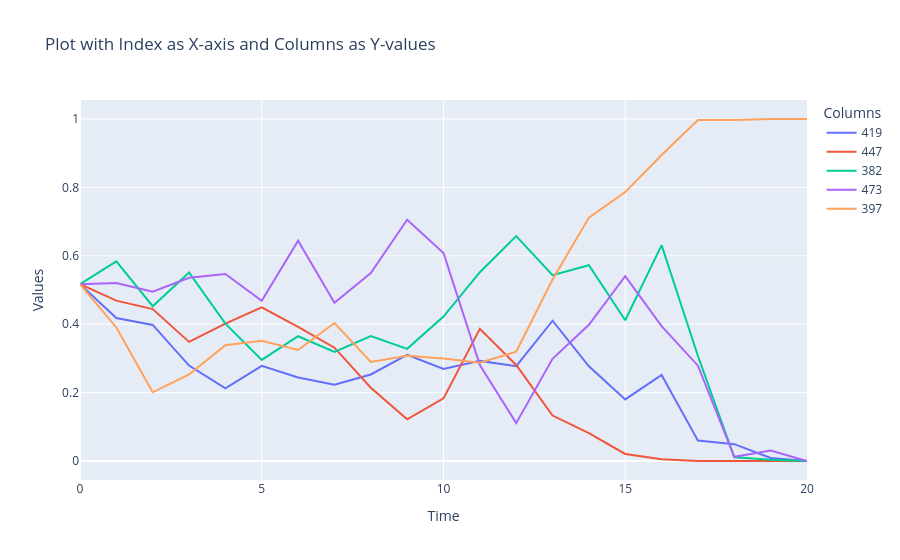

Notebook code cell kept with this figure:
### Code cell
fig = go.Figure()

# Add traces for each column
for column in deltas.columns[values]:
    fig.add_trace(go.Scatter(x=deltas.index, y=deltas[column], mode='lines', name=column))

# Update layout
fig.update_layout(
    title='Plot with Index as X-axis and Columns as Y-values',
    xaxis_title='Time',
    yaxis_title='Values',
    template='plotly',
    legend=dict(title='Columns'),
)

# Show the plot
fig.show()

### Figure 1 — Plotly figure (JSON) as saved in the notebook; plotly's stock layout.template omitted (floating-point values rounded to 4 significant figures)
{"data": [{"mode": "lines", "name": "419", "type": "scatter", "x": [0, 1, 2, 3, 4, 5, 6, 7, 8, 9, 10, 11, 12, 13, 14, 15, 16, 17, 18, 19, 20], "y": [0.5169, 0.4181, 0.3979, 0.2791, 0.2122, 0.2783, 0.2442, 0.2233, 0.253, 0.3104, 0.2691, 0.2927, 0.2774, 0.4101, 0.2769, 0.1802, 0.2515, 0.05963, 0.04933, 0.009051, 0]}, {"mode": "lines", "name": "447", "type": "scatter", "x": [0, 1, 2, 3, 4, 5, 6, 7, 8, 9, 10, 11, 12, 13, 14, 15, 16, 17, 18, 19, 20], "y": [0.5169, 0.469, 0.4442, 0.3482, 0.4017, 0.4494, 0.3921, 0.3313, 0.2142, 0.1218, 0.183, 0.3865, 0.2808, 0.1329, 0.08174, 0.02071, 0.005272, 0.0001143, 1.863e-05, 3.972e-10, 0]}, {"mode": "lines", "name": "382", "type": "scatter", "x": [0, 1, 2, 3, 4, 5, 6, 7, 8, 9, 10, 11, 12, 13, 14, 15, 16, 17, 18, 19, 20], "y": [0.5169, 0.5837, 0.4525, 0.5513, 0.4016, 0.2955, 0.3648, 0.3187, 0.3652, 0.3279, 0.4225, 0.552, 0.6575, 0.5434, 0.5725, 0.4115, 0.6311, 0.307, 0.01094, 0.00352, 0]}, {"mode": "lines", "name": "473", "type": "scatter", "x": [0, 1, 2, 3, 4, 5, 6, 7, 8, 9, 10, 11, 12, 13, 14, 15, 16, 17, 18, 19, 20], "y": [0.5169, 0.5207, 0.4951, 0.5355, 0.5469, 0.4684, 0.6439, 0.4624, 0.5493, 0.7055, 0.6082, 0.2808, 0.1107, 0.2986, 0.3981, 0.5404, 0.3945, 0.2787, 0.01222, 0.03049, 0]}, {"mode": "lines", "name": "397", "type": "scatter", "x": [0, 1, 2, 3, 4, 5, 6, 7, 8, 9, 10, 11, 12, 13, 14, 15, 16, 17, 18, 19, 20], "y": [0.5169, 0.3904, 0.2009, 0.2531, 0.3385, 0.3517, 0.3246, 0.4035, 0.2895, 0.3076, 0.2999, 0.287, 0.3194, 0.5308, 0.7117, 0.7863, 0.8945, 0.997, 0.9974, 1.0, 1]}], "layout": {"legend": {"title": {"text": "Columns"}}, "title": {"text": "Plot with Index as X-axis and Columns as Y-values"}, "xaxis": {"title": {"text": "Time"}}, "yaxis": {"title": {"text": "Values"}}}}
